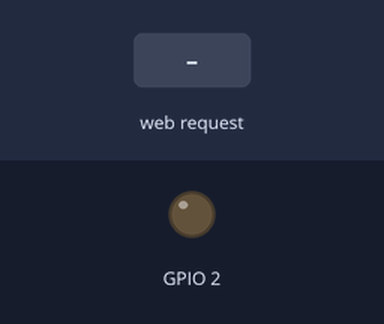
Recording of a sketch running on a simulated ESP8266 (NodeMCU). On the bench: output pins drawn as LEDs (lit = HIGH). The inputs (shaded band) are chosen by the test bench. WiFi joins after 1.5 s; servers stay silent unless stated; what the sketch prints to the serial monitor is not drawn.

Above: at 2.7 s.
2.8 s: HTTP request GET /led?state=on received
At 3.4 s:
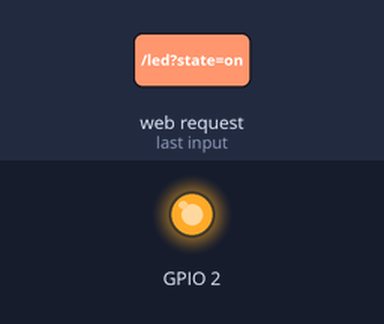
4.3 s: HTTP request GET /led?state=off received
At 5.7 s:
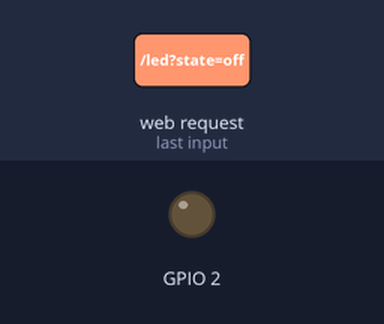
Timing chart, 0 to 7.3 s (numbered marks = the images above; inputs shaded):
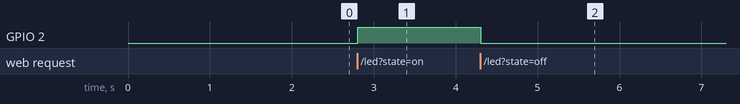

Measured:
- after the input at 2.8 s, GPIO 2: LOW → HIGH at once
- after the input at 4.3 s, GPIO 2: HIGH → LOW at once

The sketch:

led_server.ino
```cpp
//
// A simple server implementation showing how to:
//  * serve static messages
//  * read GET and POST parameters
//  * handle missing pages / 404s
//

#include <Arduino.h>
#ifdef ESP32
#include <WiFi.h>
#include <AsyncTCP.h>
#elif defined(ESP8266)
#include <ESP8266WiFi.h>
#include <ESPAsyncTCP.h>
#endif
#include <ESPAsyncWebServer.h>

AsyncWebServer server(80);

const char* ssid = "YOUR_SSID";
const char* password = "YOUR_PASSWORD";

const char* PARAM_MESSAGE = "message";

void notFound(AsyncWebServerRequest *request) {
    request->send(404, "text/plain", "Not found");
}

void setup() {

    Serial.begin(115200);
    pinMode(2, OUTPUT);
    WiFi.mode(WIFI_STA);
    WiFi.begin(ssid, password);
    if (WiFi.waitForConnectResult() != WL_CONNECTED) {
        Serial.printf("WiFi Failed!\n");
        return;
    }

    Serial.print("IP Address: ");
    Serial.println(WiFi.localIP());

    server.on("/", HTTP_GET, [](AsyncWebServerRequest *request){
        request->send(200, "text/plain", "Hello, world");
    });

    // Send a GET request to <IP>/get?message=<message>
    server.on("/get", HTTP_GET, [] (AsyncWebServerRequest *request) {
        String message;
        if (request->hasParam(PARAM_MESSAGE)) {
            message = request->getParam(PARAM_MESSAGE)->value();
        } else {
            message = "No message sent";
        }
        request->send(200, "text/plain", "Hello, GET: " + message);
    });

    // Send a POST request to <IP>/post with a form field message set to <message>
    server.on("/post", HTTP_POST, [](AsyncWebServerRequest *request){
        String message;
        if (request->hasParam(PARAM_MESSAGE, true)) {
            message = request->getParam(PARAM_MESSAGE, true)->value();
        } else {
            message = "No message sent";
        }
        request->send(200, "text/plain", "Hello, POST: " + message);
    });

    server.on("/led", HTTP_GET, [](AsyncWebServerRequest *request){
        String pageHTML = "<!DOCTYPE html><html><body><a href='led?state=on'>On</a><br><a href='led?state=off'>Off</a></body></html>";

        if (request->hasParam("state")) {
            String state = request->getParam("state")->value();
            if (state == "on"){
                digitalWrite(2, HIGH);
            } else if (state == "off"){
                digitalWrite(2, LOW);
            }
        }
        // Add the following to send an HTTP response back to the client
        request->send(200, "text/html", pageHTML);
    });

    server.onNotFound(notFound);

    server.begin();
}

void loop() {
}
```
